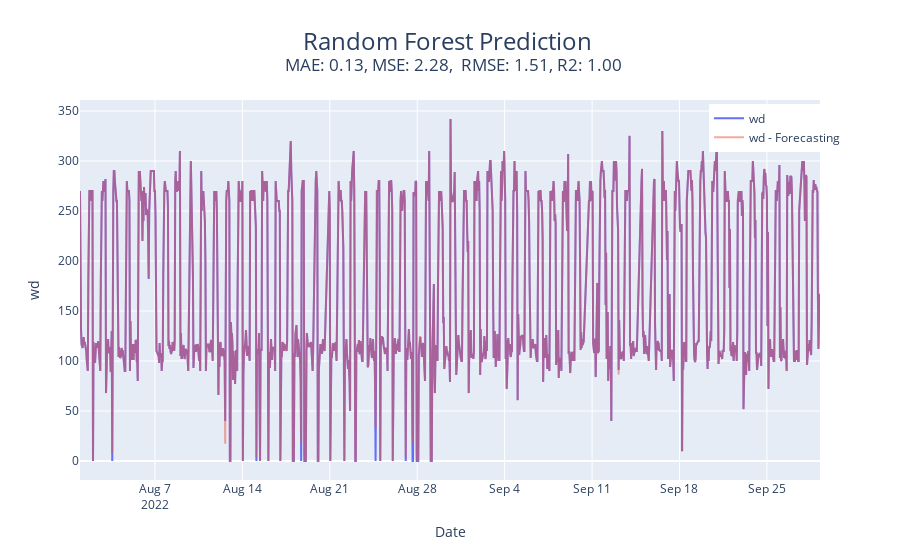

This figure's notebook cell:
### Code cell
import plotly.graph_objects as go
fig = go.Figure()
fig.add_trace(go.Scatter(x = y_test.index, y = y_test.values, mode='lines', name='wd'))
fig.add_trace(go.Scatter(x = y_test.index, y = y_pred, mode='lines', name='wd - Forecasting', opacity=0.5))
fig.update_layout(title_text=f'Random Forest Prediction <br> <sup> MAE: {MAE_rf:.2f}, MSE: {MSE_rf:.2f},  RMSE: {RMSE_rf:.2f}, R2: {R2_rf:.2f} </sup>',
                  title_font_size=24, title_x=0.5)
fig.update_yaxes(title_text="wd")
fig.update_xaxes(title_text="Date")
fig.update_layout(legend=dict(
    yanchor="top",
    y=0.99,
    xanchor="left",
    x=0.85
))
fig.show()

### Figure 1 — Plotly figure (JSON) as saved in the notebook; plotly's stock layout.template omitted (floating-point values rounded to 4 significant figures; data arrays with more than 128 entries replaced by an {"elided": "..."} marker saying what was removed)
{"data": [{"mode": "lines", "name": "wd", "type": "scatter", "x": {"elided": "1370 str values"}, "y": {"elided": "1370 float values"}}, {"mode": "lines", "name": "wd - Forecasting", "opacity": 0.5, "type": "scatter", "x": {"elided": "1370 str values"}, "y": {"elided": "1370 float values"}}], "layout": {"autosize": true, "legend": {"x": 0.85, "xanchor": "left", "y": 0.99, "yanchor": "top"}, "title": {"font": {"size": 24}, "text": "Random Forest Prediction <br> <sup> MAE: 0.13, MSE: 2.28,  RMSE: 1.51, R2: 1.00 </sup>", "x": 0.5}, "xaxis": {"autorange": true, "range": ["2022-08-01", "2022-09-29 06:00"], "title": {"text": "Date"}, "type": "date"}, "yaxis": {"autorange": true, "range": [-19, 361], "title": {"text": "wd"}, "type": "linear"}}}
